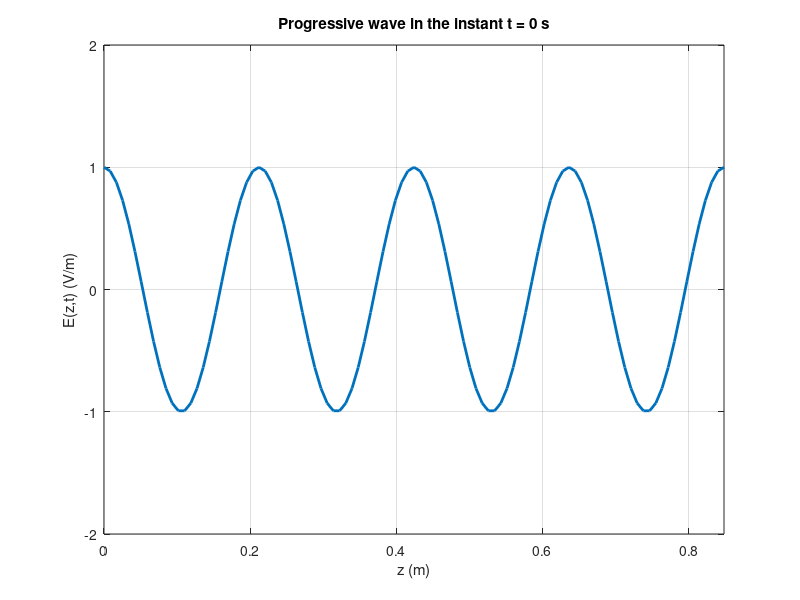

MATLAB code for this plot:
%	M-File: wave1
%	This program shows a progressive wave as a function of z for a
%	fixed moment
%
%	Variables:
%	A			Initial amplitude
%	f           frequency (Hz)
%   omega       angular frequency (rad/s)
%   t           time instant (s)
%	ep_r        relative permittivity of the medium
%	phi         phase (degrees)
%	phir        phase (radians)
%	c           wave speed (m/s)
%	lambda      wavelength (m)
%	beta        constant phase (1/m)
%	E           electric field function E(z,t)
%	z           position (m)

clc   % clear the command window
clear % removes all variables from the workspace

%	Initialize the variables
A=1;
f=1e9;
t=0;
ep_r=2;
phi=0;

%   Previous calculations
phir=phi*pi/180;
c=3e8/sqrt(ep_r);
lambda=c/f;
beta=2*pi/lambda;
omega=2*pi*f;

%	Performs the calculation of E(z,t)
z=0:4*lambda/100:4*lambda;
E=A*cos(omega*t-beta*z+phir);

%	Generates graphic (figure plot)
plot(z,E,'LineWidth',2)
axis([0 4*lambda -2*A 2*A])
% Sets scaling for the x- and y-axes on the current plot,
% axis([xmin xmax ymin ymax])

grid
title(['Progressive wave in the instant t = ',num2str(t),' s'])
xlabel('z (m)')
ylabel('E(z,t) (V/m)')


